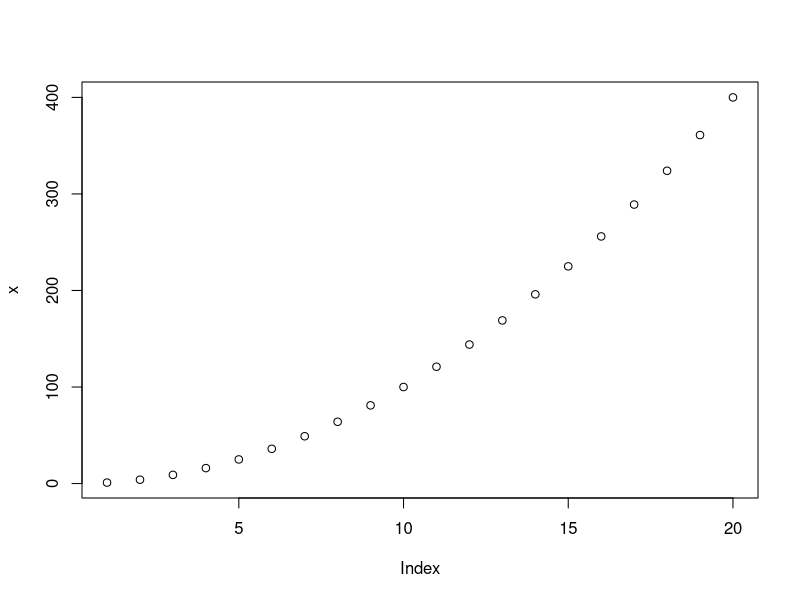
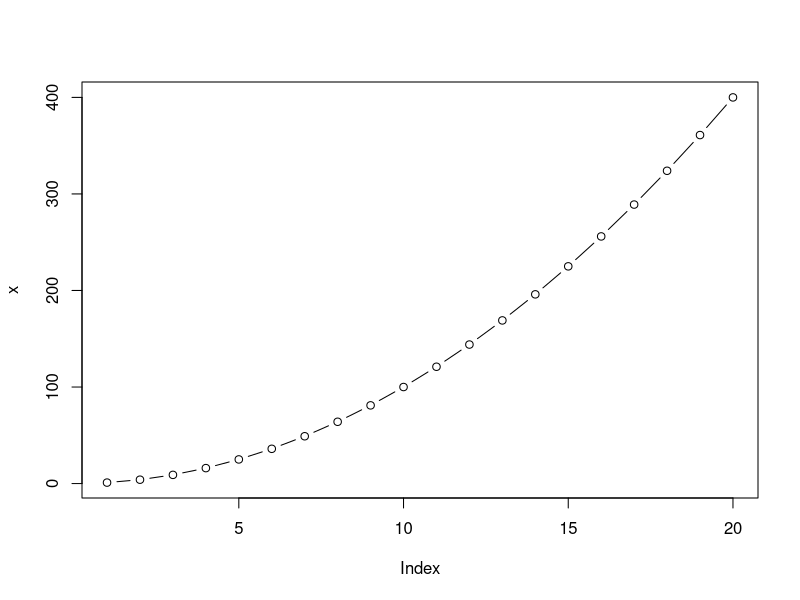
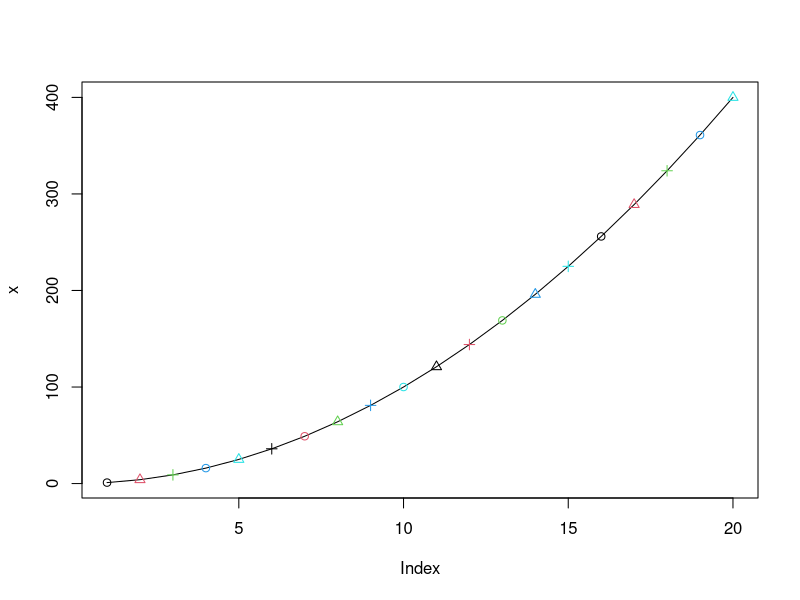
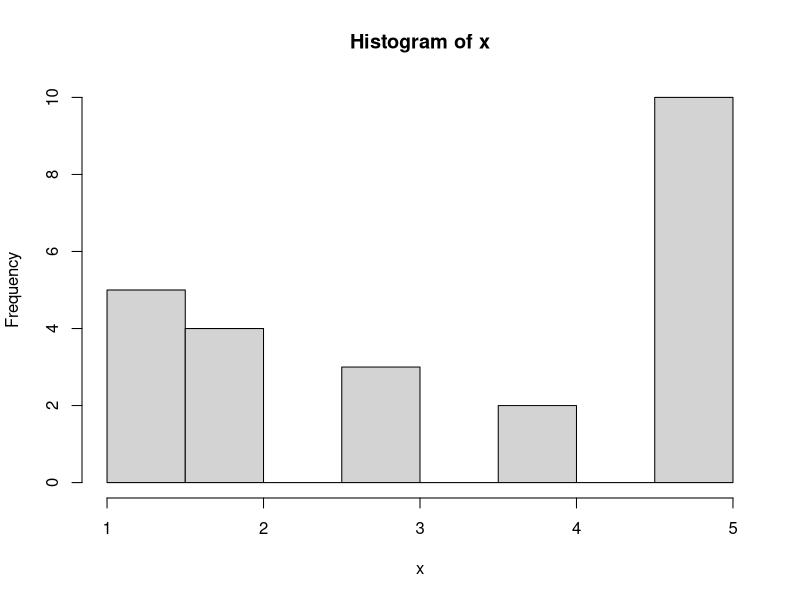
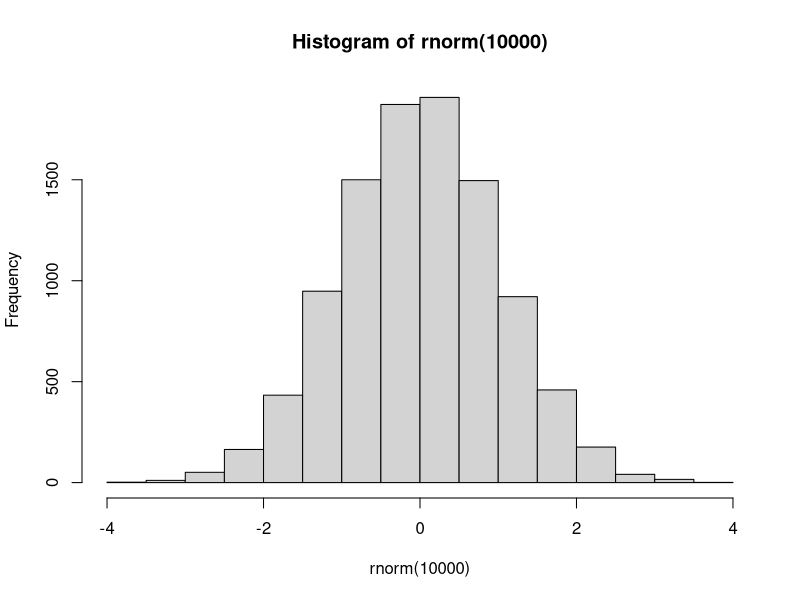

The R source for these figures, in order:
x<-1:10
print(x)
x[4]<-"String" #no es necesario especificar tipo solo si se cambia
print(x)

LOG <-function(n)n*2
print(LOG(100))

#character scaping, especificar caracteres literales
x <- c("Doble comilla",'comilla simple')
print(x)
x <- c("Doble comilla",'comilla " simple')
print(x)
x <- c("doble comilla",'comilla " simple',"poner doble comilla \" interna")
print(x)
x <- c("Prueba")
print(nchar(x))
x<-c("Prueba\"")
print(x)
print(nchar(x))

x<- c("Prueba\\")
print(x)
print(nchar(x))

x<- c("Prueba\\\\") 
print(x)
print(nchar(x))

#NA--> dato que falta,es como borrar la variable, not found y NA es casi lo mismo
x <-c(1,2,3,NA,6)
print(x)

x=NULL
#tambien existe null, es como borrar variable
print(ls())
x <-c("1","2","3","no jala")
print(x)
as.numeric(x)
print(x)

#para quitar haces esto
na.omit(as.numeric(x))
is.na(x)
n<-as.numeric(x)
print(n)
print(is.na(n))
#no se puede hacer n==NA
print(n==NA)
Inf
-Inf
#generar seccuencias
print(seq(1,10))
print(seq(1,10,3))
print(seq(1,11,3))
#print(seq(11,1,3))
print(seq(11,1))
print(seq(11,11,-3))

print(seq(11,1,length.out=4))#(11-1)/4 y se le suma el valor

print(pi)
print(letters)
print(LETTERS)
print(month.name)

print(rep(1:3,times=c(3,2,1)))
print(rep(1:3,times=30:28))

print(table(rep(1:3,times=30:28)))
print(rep(1:3,times=3))

print(1:5)
print(seq(5,1))
print(rep(5,4))
print(seq(1,100,by=4))
print(1:25*4-3)

#Indexado de vectores
x<-1:100
print(x)
print(x[8])
x<-100:1
print(x)
print(x[8])

print(x[0])#no se puede, regresa vector null
print(x[-1])#regresa vector sin el primer elemento
print(x[-1][8])
print(x[-c(1,3,5)])
print(x)
print(x[-c(-1,-3,-5)])#solo puede eliminar o seleccionar, no se pueden mezclar

print(x[c(1,1,1,1,1,1,2,2,2,2,2,3,4,5)])

x<- 1:5
names(x)<-c("A","B","C","D","E") #en R no se llama diccionario, se llama vector nombrado
print(x)
print(x[4])
print(x["E"])

print(x[x>3])
print(x>3)

print(x[x>3&x<5])
print(x[x>=3&x<5])

y<-c(1,3,5)
print(y)
y<-c(1,3,5,7)
print(y)
print(x)
print(x[x%in%y])
print(x[y%in%x])
print(y%in%x)
print(y%in%x)

#matrices
m <- matrix(c(1:9),nrow=3,ncol=3,byrow=FALSE,dimnames=list(c("ROW1","ROW2","ROW3"),c("COL1","COL2","COL3")))
print(m)
print(m[2,2])
print(m[1,3])
print(m[1,])#regresa columna
print(m[,3])#regresa fila

#arrays
arry <- array(1:24,dim=c(3,4,2))
print(arry)

#Dataframes--> permite tener diferentes tipos de dato

#listas pueden combinarse
l<-list(c(1,5,3),matrix(1:6,nrow=3),c("Hello","world"))
print(l)
print(l[[2]][,2])
print(l[2])
print(l[2:3])
print(l[[2]][3])
print(l[[2]])

#ploteo
x<-c(1:20)^2
plot(x,type="p")
plot(x,type="b")
plot(x,type="o",pch=1:3,col=1:5)
x<-rep(1:5,times=c(5,4,3,2,10))
print(table(x))
hist(x)
hist(rnorm(10000))

gender <-(c("machote","feminista","machote","feminista","feminista"))
print(gender)#no sale entre comillas es factor
class(gender)
gender.char<-(c("machote","feminista","machote","feminista","feminista"))
print(class(gender.char))
print(gender)
print(as.integer(gender)) #te permite representarlo como numero

L<-list(c(1,5,3),matrix(1:6,nrow=3),c("Hello","World"))

v = list(bob=c(2,3,5),john=c("aa","bb"))
print(v)


#sample --> shuffle

x =c(rep(1,5),rep(2,3),rep(3,2))
print(x)
x<-sample(x)
print(x)
table(x)
print(table(x*2))

print(x*2)
